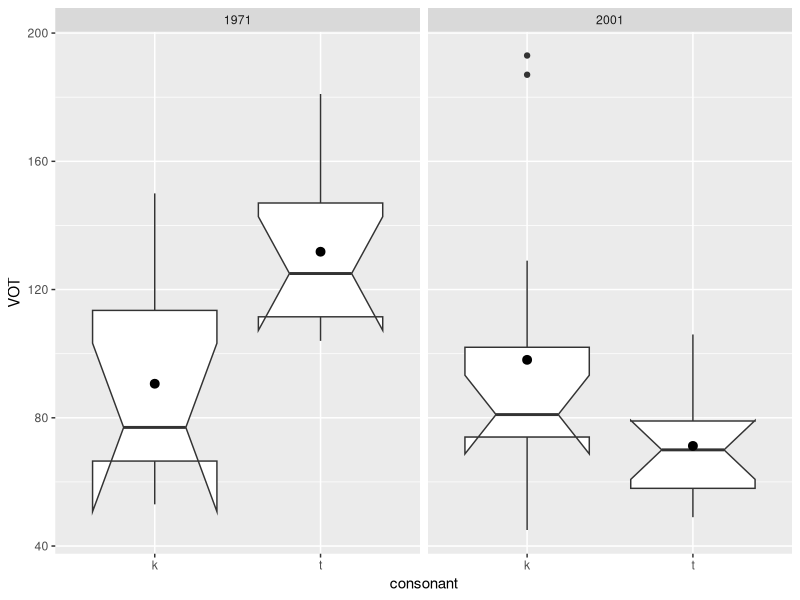
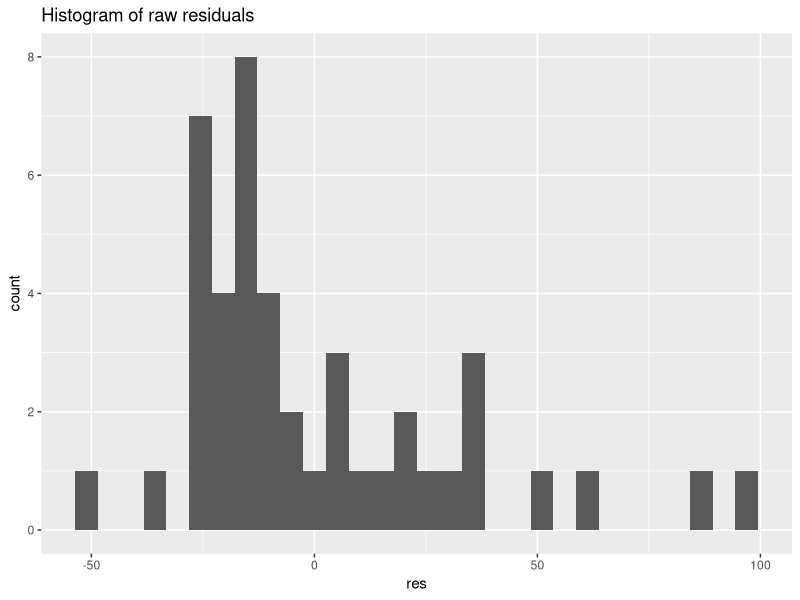
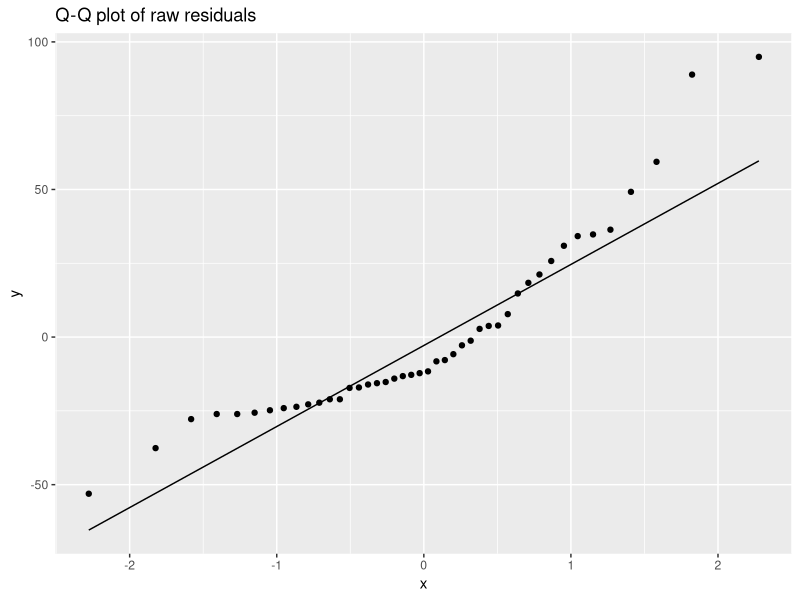
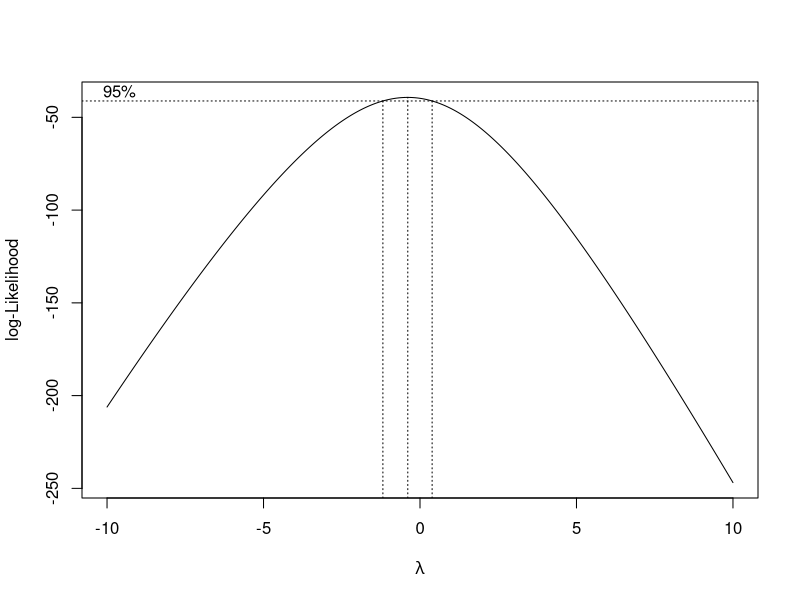
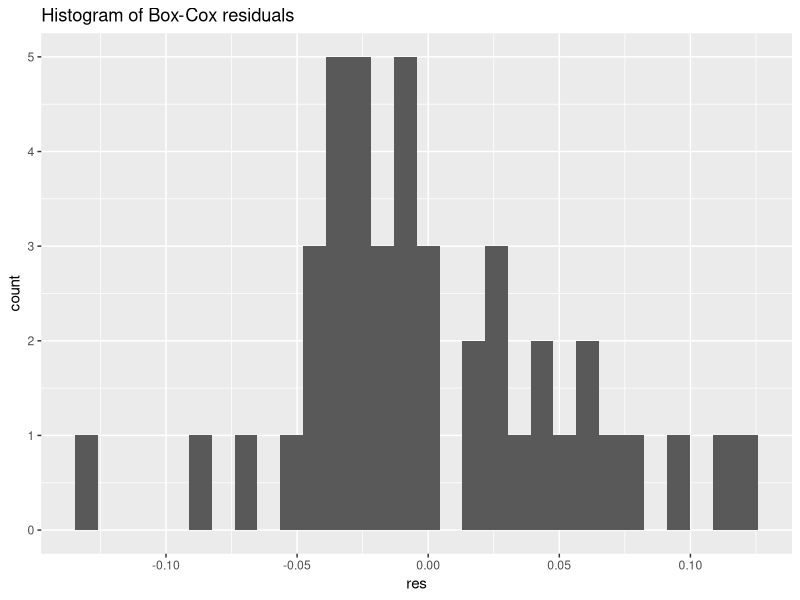
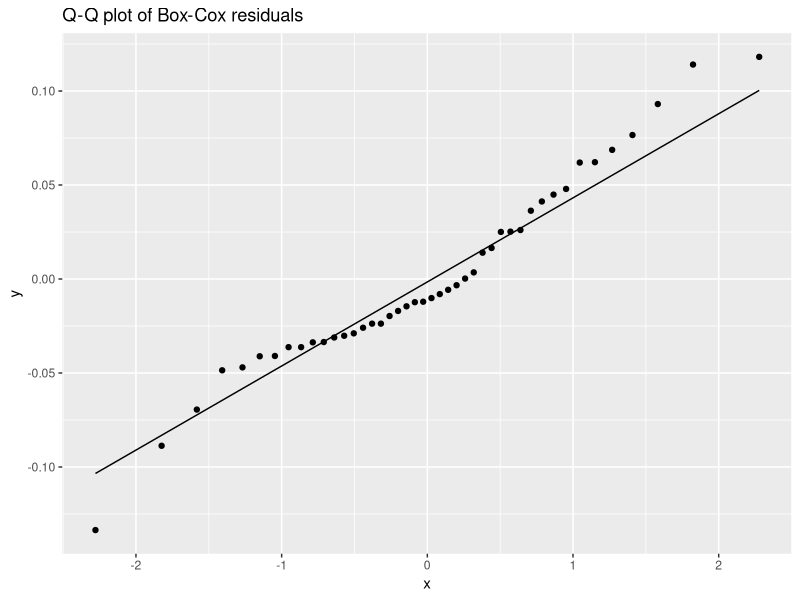

Reproduce these figures in R, in order.
## ---- chunk 1
knitr::opts_chunk$set(echo = TRUE)
## ---- chunk 2
library(tidyverse)
data <- read_csv("cherokee_VOT.csv") %>% 
  mutate(year = factor(year))
## ---- chunk 3
# Plot the data with the interaction included
interaction_plot = data %>% 
  ggplot(aes(x=consonant, y = VOT)) +
  geom_boxplot(notch = T) +
  stat_summary(fun = mean) +
  facet_wrap(~year)
interaction_plot
## ---- chunk 4
# Our naive original model.
m1 <- lm(VOT ~ year + consonant, data = data)
summary(m1)
## ---- chunk 5
AIC(m1)
## ---- chunk 6
# Create a second model with the interaction term included.
m2 <- lm(VOT ~ year + consonant + year:consonant, data = data)
summary(m2)
## ---- chunk 7
AIC(m2)
## ---- chunk 8
# Get the mean of the residuals
cat("Mean of the residuals = ", mean(residuals(m2)))
## ---- chunk 9
# Show the residuals
tibble(res = residuals(m2)) %>% 
  ggplot(aes(res))+
  geom_histogram()+
  ggtitle("Histogram of raw residuals")
## ---- chunk 10
# Get the residuals of our model
res <- residuals(m2)

# Plot the residuals against the ideal distribution
ggplot(tibble(residuals(m2)), aes(sample = res))+
  stat_qq()+
  stat_qq_line()+
  ggtitle("Q-Q plot of raw residuals")
## ---- chunk 11
# Set up boxcox formula
bc <- MASS::boxcox(data$VOT ~ 1, lambda = seq(-10, 10, 1/100))
lambda <- bc$x[which.max(bc$y)]

# Make a new model with the box cox formula
m3 <- data %>% 
  mutate(bc_vot = (VOT ^ lambda - 1) / lambda) %>% 
  lm(bc_vot ~ year + consonant + year:consonant, data = .)
## ---- chunk 12
cat("Mean of the residuals = ", mean(residuals(m3)))
## ---- chunk 13
# Create a histogram
tibble(res = residuals(m3)) %>% 
  ggplot(aes(res))+
  geom_histogram()+
  ggtitle("Histogram of Box-Cox residuals")
## ---- chunk 14
res = residuals(m3)

# Plot our new Box-Cox transformed residuals
ggplot(tibble(res), aes(sample = res))+
  stat_qq()+
  stat_qq_line()+
  ggtitle("Q-Q plot of Box-Cox residuals")
## ---- chunk 15
library("rstatix")
res = tibble(res) 
view(res)
# Run the shapiro test on our residuals to test normality
res %>% 
  rstatix::shapiro_test(res)
## ---- chunk 16
# Show VIF of model (including interaction term)
cat(car::vif(m2))

# Show VIF of two predictor variables excluding interaction term
print(car::vif(m2, type='predictor'))
